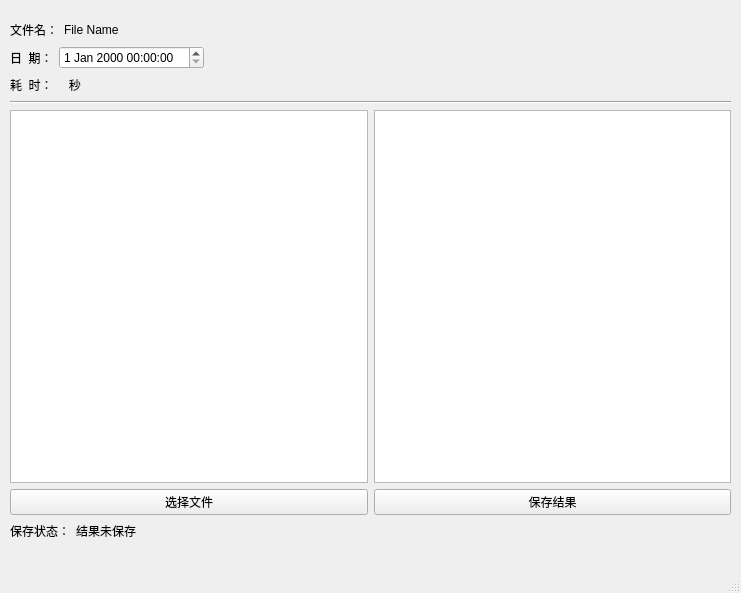
<?xml version="1.0" encoding="UTF-8"?>
<ui version="4.0">
 <class>MainWindow</class>
 <widget class="QMainWindow" name="MainWindow">
  <property name="geometry">
   <rect>
    <x>0</x>
    <y>0</y>
    <width>741</width>
    <height>593</height>
   </rect>
  </property>
  <property name="minimumSize">
   <size>
    <width>741</width>
    <height>593</height>
   </size>
  </property>
  <property name="maximumSize">
   <size>
    <width>741</width>
    <height>593</height>
   </size>
  </property>
  <property name="windowTitle">
   <string>乳腺超声肿瘤分割系统</string>
  </property>
  <property name="windowIcon">
   <iconset>
    <normaloff>icon/icon.png</normaloff>icon/icon.png</iconset>
  </property>
  <widget class="QWidget" name="centralwidget">
   <widget class="QWidget" name="verticalLayoutWidget">
    <property name="geometry">
     <rect>
      <x>10</x>
      <y>20</y>
      <width>721</width>
      <height>521</height>
     </rect>
    </property>
    <layout class="QVBoxLayout" name="mainFrame">
     <item>
      <layout class="QVBoxLayout" name="fileinfo">
       <item>
        <layout class="QHBoxLayout" name="fileNameLayout">
         <item>
          <widget class="QLabel" name="fileNameLabel">
           <property name="text">
            <string>文件名：</string>
           </property>
          </widget>
         </item>
         <item>
          <widget class="QLabel" name="fileNameShow">
           <property name="text">
            <string>File Name</string>
           </property>
           <property name="textFormat">
            <enum>Qt::AutoText</enum>
           </property>
          </widget>
         </item>
         <item>
          <spacer name="horizontalSpacer">
           <property name="orientation">
            <enum>Qt::Horizontal</enum>
           </property>
           <property name="sizeHint" stdset="0">
            <size>
             <width>40</width>
             <height>20</height>
            </size>
           </property>
          </spacer>
         </item>
        </layout>
       </item>
       <item>
        <layout class="QHBoxLayout" name="uploadDateLayout">
         <item>
          <widget class="QLabel" name="uploadDateLabel">
           <property name="text">
            <string>日  期：</string>
           </property>
          </widget>
         </item>
         <item>
          <widget class="QDateTimeEdit" name="dateTimeEdit"/>
         </item>
         <item>
          <spacer name="horizontalSpacer_2">
           <property name="orientation">
            <enum>Qt::Horizontal</enum>
           </property>
           <property name="sizeHint" stdset="0">
            <size>
             <width>40</width>
             <height>20</height>
            </size>
           </property>
          </spacer>
         </item>
        </layout>
       </item>
       <item>
        <layout class="QHBoxLayout" name="timeCountLayout">
         <item>
          <widget class="QLabel" name="timeCountLabel">
           <property name="text">
            <string>耗  时：</string>
           </property>
          </widget>
         </item>
         <item>
          <widget class="QLabel" name="timeCountShow">
           <property name="text">
            <string>   秒</string>
           </property>
          </widget>
         </item>
         <item>
          <spacer name="horizontalSpacer_3">
           <property name="orientation">
            <enum>Qt::Horizontal</enum>
           </property>
           <property name="sizeHint" stdset="0">
            <size>
             <width>40</width>
             <height>20</height>
            </size>
           </property>
          </spacer>
         </item>
        </layout>
       </item>
      </layout>
     </item>
     <item>
      <widget class="Line" name="segline">
       <property name="orientation">
        <enum>Qt::Horizontal</enum>
       </property>
      </widget>
     </item>
     <item>
      <layout class="QHBoxLayout" name="imginfo">
       <item>
        <layout class="QVBoxLayout" name="srcimginfo">
         <item>
          <layout class="QVBoxLayout" name="verticalLayout">
           <item>
            <widget class="QGraphicsView" name="srcimgshow"/>
           </item>
           <item>
            <widget class="QPushButton" name="uploadButton">
             <property name="text">
              <string>选择文件</string>
             </property>
            </widget>
           </item>
          </layout>
         </item>
        </layout>
       </item>
       <item>
        <layout class="QVBoxLayout" name="resultinfo">
         <item>
          <layout class="QVBoxLayout" name="verticalLayout_2">
           <item>
            <widget class="QGraphicsView" name="resultimgshow"/>
           </item>
           <item>
            <widget class="QPushButton" name="saveButton">
             <property name="text">
              <string>保存结果</string>
             </property>
            </widget>
           </item>
          </layout>
         </item>
        </layout>
       </item>
      </layout>
     </item>
     <item>
      <layout class="QHBoxLayout" name="saveInfoLayout">
       <item>
        <widget class="QLabel" name="saveStateLabel">
         <property name="text">
          <string>保存状态：</string>
         </property>
        </widget>
       </item>
       <item>
        <widget class="QLabel" name="savePathLabel">
         <property name="text">
          <string>结果未保存</string>
         </property>
        </widget>
       </item>
       <item>
        <spacer name="horizontalSpacer_4">
         <property name="orientation">
          <enum>Qt::Horizontal</enum>
         </property>
         <property name="sizeHint" stdset="0">
          <size>
           <width>40</width>
           <height>20</height>
          </size>
         </property>
        </spacer>
       </item>
      </layout>
     </item>
    </layout>
   </widget>
  </widget>
  <widget class="QMenuBar" name="menubar">
   <property name="geometry">
    <rect>
     <x>0</x>
     <y>0</y>
     <width>741</width>
     <height>23</height>
    </rect>
   </property>
  </widget>
  <widget class="QStatusBar" name="statusbar"/>
 </widget>
 <resources/>
 <connections/>
</ui>
